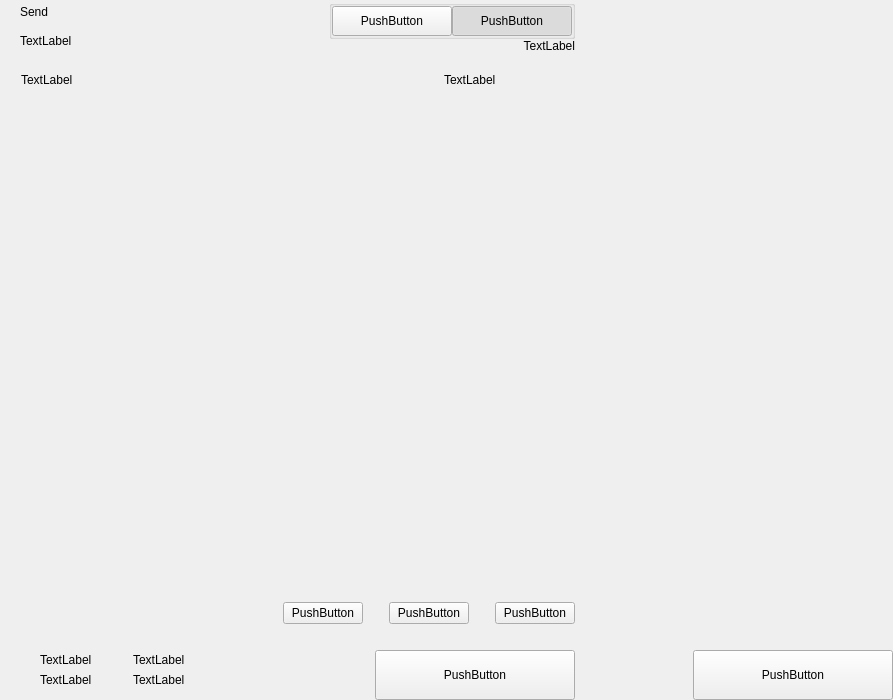
<?xml version="1.0" encoding="UTF-8"?>
<ui version="4.0">
 <class>send</class>
 <widget class="QWidget" name="send">
  <property name="geometry">
   <rect>
    <x>0</x>
    <y>0</y>
    <width>893</width>
    <height>700</height>
   </rect>
  </property>
  <property name="windowTitle">
   <string>Form</string>
  </property>
  <layout class="QHBoxLayout" name="horizontalLayout_2" stretch="2,1">
   <property name="spacing">
    <number>0</number>
   </property>
   <property name="leftMargin">
    <number>0</number>
   </property>
   <property name="topMargin">
    <number>0</number>
   </property>
   <property name="rightMargin">
    <number>0</number>
   </property>
   <property name="bottomMargin">
    <number>0</number>
   </property>
   <item>
    <widget class="QWidget" name="left" native="true">
     <layout class="QVBoxLayout" name="verticalLayout_3">
      <property name="spacing">
       <number>0</number>
      </property>
      <property name="leftMargin">
       <number>0</number>
      </property>
      <property name="topMargin">
       <number>0</number>
      </property>
      <property name="rightMargin">
       <number>0</number>
      </property>
      <property name="bottomMargin">
       <number>0</number>
      </property>
      <item>
       <layout class="QVBoxLayout" name="verticalLayout_22" stretch="0,0,0,1,0,0,0,0">
        <property name="spacing">
         <number>0</number>
        </property>
        <item>
         <layout class="QHBoxLayout" name="horizontalLayout_3">
          <property name="spacing">
           <number>0</number>
          </property>
          <property name="leftMargin">
           <number>20</number>
          </property>
          <property name="rightMargin">
           <number>20</number>
          </property>
          <item>
           <layout class="QVBoxLayout" name="verticalLayout">
            <property name="spacing">
             <number>5</number>
            </property>
            <item>
             <widget class="QLabel" name="labelTitle">
              <property name="text">
               <string>Send</string>
              </property>
              <property name="alignment">
               <set>Qt::AlignLeading|Qt::AlignLeft|Qt::AlignVCenter</set>
              </property>
             </widget>
            </item>
            <item>
             <widget class="QLabel" name="labelSubtitle1">
              <property name="text">
               <string>TextLabel</string>
              </property>
             </widget>
            </item>
           </layout>
          </item>
          <item>
           <spacer name="horizontalSpacer">
            <property name="orientation">
             <enum>Qt::Horizontal</enum>
            </property>
            <property name="sizeHint" stdset="0">
             <size>
              <width>40</width>
              <height>20</height>
             </size>
            </property>
           </spacer>
          </item>
          <item>
           <layout class="QVBoxLayout" name="verticalLayout_6">
            <property name="spacing">
             <number>0</number>
            </property>
            <item>
             <widget class="QGroupBox" name="groupBox">
              <property name="title">
               <string/>
              </property>
              <property name="alignment">
               <set>Qt::AlignLeading|Qt::AlignLeft|Qt::AlignTop</set>
              </property>
              <layout class="QHBoxLayout" name="horizontalLayout_4">
               <property name="spacing">
                <number>0</number>
               </property>
               <property name="leftMargin">
                <number>0</number>
               </property>
               <property name="topMargin">
                <number>0</number>
               </property>
               <property name="rightMargin">
                <number>0</number>
               </property>
               <property name="bottomMargin">
                <number>0</number>
               </property>
               <item>
                <widget class="QPushButton" name="pushLeft">
                 <property name="minimumSize">
                  <size>
                   <width>120</width>
                   <height>30</height>
                  </size>
                 </property>
                 <property name="maximumSize">
                  <size>
                   <width>120</width>
                   <height>30</height>
                  </size>
                 </property>
                 <property name="text">
                  <string>PushButton</string>
                 </property>
                 <property name="checkable">
                  <bool>true</bool>
                 </property>
                 <property name="autoExclusive">
                  <bool>true</bool>
                 </property>
                </widget>
               </item>
               <item>
                <widget class="QPushButton" name="pushRight">
                 <property name="minimumSize">
                  <size>
                   <width>120</width>
                   <height>30</height>
                  </size>
                 </property>
                 <property name="maximumSize">
                  <size>
                   <width>120</width>
                   <height>30</height>
                  </size>
                 </property>
                 <property name="text">
                  <string>PushButton</string>
                 </property>
                 <property name="checkable">
                  <bool>true</bool>
                 </property>
                 <property name="checked">
                  <bool>true</bool>
                 </property>
                 <property name="autoExclusive">
                  <bool>true</bool>
                 </property>
                </widget>
               </item>
              </layout>
             </widget>
            </item>
            <item>
             <widget class="QLabel" name="labelSubtitle2">
              <property name="text">
               <string>TextLabel</string>
              </property>
              <property name="alignment">
               <set>Qt::AlignRight|Qt::AlignTrailing|Qt::AlignVCenter</set>
              </property>
             </widget>
            </item>
           </layout>
          </item>
         </layout>
        </item>
        <item>
         <spacer name="verticalSpacer_2">
          <property name="orientation">
           <enum>Qt::Vertical</enum>
          </property>
          <property name="sizeType">
           <enum>QSizePolicy::Fixed</enum>
          </property>
          <property name="sizeHint" stdset="0">
           <size>
            <width>20</width>
            <height>20</height>
           </size>
          </property>
         </spacer>
        </item>
        <item>
         <layout class="QHBoxLayout" name="horizontalLayout" stretch="6,0,2">
          <property name="spacing">
           <number>0</number>
          </property>
          <property name="leftMargin">
           <number>10</number>
          </property>
          <property name="topMargin">
           <number>0</number>
          </property>
          <property name="rightMargin">
           <number>20</number>
          </property>
          <property name="bottomMargin">
           <number>0</number>
          </property>
          <item>
           <widget class="QLabel" name="labelSubtitleAddress">
            <property name="styleSheet">
             <string notr="true">margin-left:8px;</string>
            </property>
            <property name="text">
             <string>TextLabel</string>
            </property>
           </widget>
          </item>
          <item>
           <spacer name="horizontalSpacer_3">
            <property name="orientation">
             <enum>Qt::Horizontal</enum>
            </property>
            <property name="sizeType">
             <enum>QSizePolicy::Fixed</enum>
            </property>
            <property name="sizeHint" stdset="0">
             <size>
              <width>40</width>
              <height>1</height>
             </size>
            </property>
           </spacer>
          </item>
          <item>
           <widget class="QLabel" name="labelSubtitleAmount">
            <property name="text">
             <string>TextLabel</string>
            </property>
           </widget>
          </item>
         </layout>
        </item>
        <item>
         <widget class="QScrollArea" name="scrollArea">
          <property name="minimumSize">
           <size>
            <width>0</width>
            <height>350</height>
           </size>
          </property>
          <property name="styleSheet">
           <string notr="true">#scrollArea {
            background:transparent;
            margin-top:10px;
}</string>
          </property>
          <property name="horizontalScrollBarPolicy">
           <enum>Qt::ScrollBarAlwaysOff</enum>
          </property>
          <property name="sizeAdjustPolicy">
           <enum>QAbstractScrollArea::AdjustIgnored</enum>
          </property>
          <property name="widgetResizable">
           <bool>true</bool>
          </property>
          <property name="alignment">
           <set>Qt::AlignLeading|Qt::AlignLeft|Qt::AlignTop</set>
          </property>
          <widget class="QWidget" name="scrollAreaWidgetContents">
           <property name="geometry">
            <rect>
             <x>0</x>
             <y>0</y>
             <width>591</width>
             <height>16</height>
            </rect>
           </property>
           <property name="sizePolicy">
            <sizepolicy hsizetype="Preferred" vsizetype="Maximum">
             <horstretch>0</horstretch>
             <verstretch>0</verstretch>
            </sizepolicy>
           </property>
           <property name="autoFillBackground">
            <bool>false</bool>
           </property>
           <property name="styleSheet">
            <string notr="true">#scrollAreaWidgetContents {
             background:transparent;
             }</string>
           </property>
           <layout class="QVBoxLayout" name="verticalLayout_7">
            <property name="spacing">
             <number>0</number>
            </property>
            <property name="sizeConstraint">
             <enum>QLayout::SetDefaultConstraint</enum>
            </property>
            <property name="leftMargin">
             <number>0</number>
            </property>
            <property name="topMargin">
             <number>0</number>
            </property>
            <property name="rightMargin">
             <number>0</number>
            </property>
            <property name="bottomMargin">
             <number>0</number>
            </property>
           </layout>
          </widget>
         </widget>
        </item>
        <item>
         <spacer name="verticalSpacer_4">
          <property name="orientation">
           <enum>Qt::Vertical</enum>
          </property>
          <property name="sizeType">
           <enum>QSizePolicy::Fixed</enum>
          </property>
          <property name="sizeHint" stdset="0">
           <size>
            <width>20</width>
            <height>20</height>
           </size>
          </property>
         </spacer>
        </item>
        <item>
         <layout class="QHBoxLayout" name="horizontalLayout_20">
          <property name="spacing">
           <number>6</number>
          </property>
          <property name="rightMargin">
           <number>20</number>
          </property>
          <item>
           <spacer name="horizontalSpacer_4">
            <property name="orientation">
             <enum>Qt::Horizontal</enum>
            </property>
            <property name="sizeHint" stdset="0">
             <size>
              <width>40</width>
              <height>20</height>
             </size>
            </property>
           </spacer>
          </item>
          <item>
           <widget class="QPushButton" name="pushButtonFee">
            <property name="text">
             <string>PushButton</string>
            </property>
           </widget>
          </item>
          <item>
           <spacer name="horizontalSpacer_11">
            <property name="orientation">
             <enum>Qt::Horizontal</enum>
            </property>
            <property name="sizeType">
             <enum>QSizePolicy::Minimum</enum>
            </property>
            <property name="sizeHint" stdset="0">
             <size>
              <width>20</width>
              <height>20</height>
             </size>
            </property>
           </spacer>
          </item>
          <item>
           <widget class="QPushButton" name="pushButtonClear">
            <property name="layoutDirection">
             <enum>Qt::RightToLeft</enum>
            </property>
            <property name="text">
             <string>PushButton</string>
            </property>
           </widget>
          </item>
          <item>
           <spacer name="horizontalSpacer_6">
            <property name="orientation">
             <enum>Qt::Horizontal</enum>
            </property>
            <property name="sizeType">
             <enum>QSizePolicy::Fixed</enum>
            </property>
            <property name="sizeHint" stdset="0">
             <size>
              <width>20</width>
              <height>20</height>
             </size>
            </property>
           </spacer>
          </item>
          <item>
           <widget class="QPushButton" name="pushButtonAddRecipient">
            <property name="text">
             <string>PushButton</string>
            </property>
           </widget>
          </item>
         </layout>
        </item>
        <item>
         <spacer name="verticalSpacer">
          <property name="orientation">
           <enum>Qt::Vertical</enum>
          </property>
          <property name="sizeType">
           <enum>QSizePolicy::Fixed</enum>
          </property>
          <property name="sizeHint" stdset="0">
           <size>
            <width>20</width>
            <height>16</height>
           </size>
          </property>
         </spacer>
        </item>
        <item>
         <layout class="QHBoxLayout" name="horizontalLayout_7">
          <property name="rightMargin">
           <number>20</number>
          </property>
          <item>
           <layout class="QHBoxLayout" name="horizontalLayout_10">
            <property name="spacing">
             <number>0</number>
            </property>
            <property name="leftMargin">
             <number>8</number>
            </property>
            <item>
             <widget class="QStackedWidget" name="stackedWidget">
              <property name="minimumSize">
               <size>
                <width>0</width>
                <height>60</height>
               </size>
              </property>
              <property name="maximumSize">
               <size>
                <width>16777215</width>
                <height>60</height>
               </size>
              </property>
              <widget class="QWidget" name="page1">
               <layout class="QVBoxLayout" name="verticalLayout_71" stretch="0">
                <property name="spacing">
                 <number>6</number>
                </property>
                <property name="leftMargin">
                 <number>12</number>
                </property>
                <property name="topMargin">
                 <number>0</number>
                </property>
                <property name="rightMargin">
                 <number>0</number>
                </property>
                <property name="bottomMargin">
                 <number>0</number>
                </property>
                <item>
                 <widget class="QWidget" name="coinWidget" native="true">
                  <property name="minimumSize">
                   <size>
                    <width>0</width>
                    <height>60</height>
                   </size>
                  </property>
                  <property name="maximumSize">
                   <size>
                    <width>16777215</width>
                    <height>60</height>
                   </size>
                  </property>
                  <layout class="QHBoxLayout" name="horizontalLayout_9">
                   <property name="spacing">
                    <number>0</number>
                   </property>
                   <property name="leftMargin">
                    <number>20</number>
                   </property>
                   <property name="topMargin">
                    <number>10</number>
                   </property>
                   <property name="rightMargin">
                    <number>20</number>
                   </property>
                   <property name="bottomMargin">
                    <number>10</number>
                   </property>
                   <item>
                    <layout class="QVBoxLayout" name="verticalSend">
                     <property name="spacing">
                      <number>0</number>
                     </property>
                     <item>
                      <widget class="QLabel" name="labelTitleTotalSend">
                       <property name="text">
                        <string>TextLabel</string>
                       </property>
                      </widget>
                     </item>
                     <item>
                      <widget class="QLabel" name="labelAmountSend">
                       <property name="text">
                        <string>TextLabel</string>
                       </property>
                      </widget>
                     </item>
                    </layout>
                   </item>
                   <item>
                    <spacer name="horizontalSpacer_9">
                     <property name="orientation">
                      <enum>Qt::Horizontal</enum>
                     </property>
                     <property name="sizeType">
                      <enum>QSizePolicy::Fixed</enum>
                     </property>
                     <property name="sizeHint" stdset="0">
                      <size>
                       <width>20</width>
                       <height>20</height>
                      </size>
                     </property>
                    </spacer>
                   </item>
                   <item>
                    <widget class="QLabel" name="labelLine">
                     <property name="minimumSize">
                      <size>
                       <width>1</width>
                       <height>0</height>
                      </size>
                     </property>
                     <property name="maximumSize">
                      <size>
                       <width>1</width>
                       <height>16777215</height>
                      </size>
                     </property>
                     <property name="text">
                      <string/>
                     </property>
                    </widget>
                   </item>
                   <item>
                    <spacer name="horizontalSpacer_10">
                     <property name="orientation">
                      <enum>Qt::Horizontal</enum>
                     </property>
                     <property name="sizeType">
                      <enum>QSizePolicy::Fixed</enum>
                     </property>
                     <property name="sizeHint" stdset="0">
                      <size>
                       <width>20</width>
                       <height>20</height>
                      </size>
                     </property>
                    </spacer>
                   </item>
                   <item>
                    <layout class="QVBoxLayout" name="verticalRemaining">
                     <property name="spacing">
                      <number>0</number>
                     </property>
                     <item>
                      <widget class="QLabel" name="labelTitleTotalRemaining">
                       <property name="text">
                        <string>TextLabel</string>
                       </property>
                      </widget>
                     </item>
                     <item>
                      <widget class="QLabel" name="labelAmountRemaining">
                       <property name="text">
                        <string>TextLabel</string>
                       </property>
                      </widget>
                     </item>
                    </layout>
                   </item>
                  </layout>
                 </widget>
                </item>
               </layout>
              </widget>
              <widget class="QWidget" name="page_2"/>
             </widget>
            </item>
           </layout>
          </item>
          <item>
           <spacer name="horizontalSpacer_5">
            <property name="orientation">
             <enum>Qt::Horizontal</enum>
            </property>
            <property name="sizeType">
             <enum>QSizePolicy::Expanding</enum>
            </property>
            <property name="sizeHint" stdset="0">
             <size>
              <width>40</width>
              <height>20</height>
             </size>
            </property>
           </spacer>
          </item>
          <item alignment="Qt::AlignBottom">
           <widget class="QPushButton" name="pushButtonSave">
            <property name="minimumSize">
             <size>
              <width>200</width>
              <height>50</height>
             </size>
            </property>
            <property name="maximumSize">
             <size>
              <width>200</width>
              <height>50</height>
             </size>
            </property>
            <property name="text">
             <string>PushButton</string>
            </property>
           </widget>
          </item>
         </layout>
        </item>
       </layout>
      </item>
     </layout>
    </widget>
   </item>
   <item>
    <widget class="QWidget" name="right" native="true">
     <layout class="QVBoxLayout" name="verticalLayout_5">
      <property name="leftMargin">
       <number>0</number>
      </property>
      <property name="topMargin">
       <number>0</number>
      </property>
      <property name="rightMargin">
       <number>0</number>
      </property>
      <property name="bottomMargin">
       <number>0</number>
      </property>
      <item>
       <layout class="QVBoxLayout" name="verticalLayout_4">
        <property name="spacing">
         <number>6</number>
        </property>
        <item>
         <widget class="OptionButton" name="btnCoinControl" native="true">
          <property name="minimumSize">
           <size>
            <width>0</width>
            <height>50</height>
           </size>
          </property>
         </widget>
        </item>
        <item>
         <widget class="OptionButton" name="btnChangeAddress" native="true">
          <property name="minimumSize">
           <size>
            <width>0</width>
            <height>50</height>
           </size>
          </property>
         </widget>
        </item>
        <item>
         <widget class="OptionButton" name="btnUri" native="true">
          <property name="minimumSize">
           <size>
            <width>0</width>
            <height>50</height>
           </size>
          </property>
         </widget>
        </item>
        <item>
         <spacer name="verticalSpacer_5">
          <property name="orientation">
           <enum>Qt::Vertical</enum>
          </property>
          <property name="sizeHint" stdset="0">
           <size>
            <width>20</width>
            <height>40</height>
           </size>
          </property>
         </spacer>
        </item>
        <item>
         <layout class="QHBoxLayout" name="horizontalLayout_8">
          <item>
           <spacer name="horizontalSpacer_7">
            <property name="orientation">
             <enum>Qt::Horizontal</enum>
            </property>
            <property name="sizeHint" stdset="0">
             <size>
              <width>40</width>
              <height>20</height>
             </size>
            </property>
           </spacer>
          </item>
          <item>
           <widget class="QPushButton" name="pushButtonReset">
            <property name="minimumSize">
             <size>
              <width>200</width>
              <height>50</height>
             </size>
            </property>
            <property name="maximumSize">
             <size>
              <width>200</width>
              <height>50</height>
             </size>
            </property>
            <property name="text">
             <string>PushButton</string>
            </property>
           </widget>
          </item>
         </layout>
        </item>
       </layout>
      </item>
     </layout>
    </widget>
   </item>
  </layout>
 </widget>
 <customwidgets>
  <customwidget>
   <class>OptionButton</class>
   <extends>QWidget</extends>
   <header>qt/bulwark/optionbutton.h</header>
   <container>1</container>
  </customwidget>
 </customwidgets>
 <resources/>
 <connections/>
</ui>
